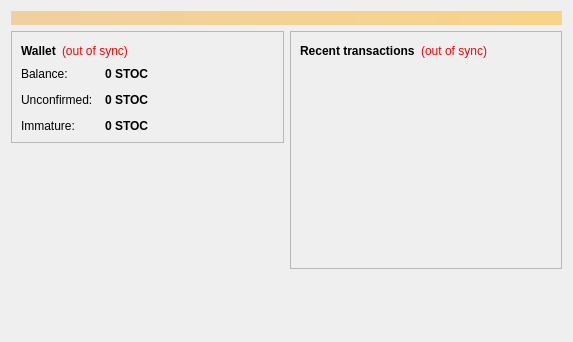
<?xml version="1.0" encoding="UTF-8"?>
<ui version="4.0">
 <class>OverviewPage</class>
 <widget class="QWidget" name="OverviewPage">
  <property name="geometry">
   <rect>
    <x>0</x>
    <y>0</y>
    <width>573</width>
    <height>342</height>
   </rect>
  </property>
  <property name="windowTitle">
   <string>Form</string>
  </property>
  <layout class="QVBoxLayout" name="topLayout">
   <item>
    <widget class="QLabel" name="labelAlerts">
     <property name="visible">
      <bool>false</bool>
     </property>
     <property name="styleSheet">
      <string notr="true">background-color: qlineargradient(x1: 0, y1: 0, x2: 1, y2: 0, stop:0 #F0D0A0, stop:1 #F8D488); color:#000000;</string>
     </property>
     <property name="wordWrap">
      <bool>true</bool>
     </property>
     <property name="margin">
      <number>3</number>
     </property>
    </widget>
   </item>
   <item>
    <layout class="QHBoxLayout" name="horizontalLayout" stretch="1,1">
     <item>
      <layout class="QVBoxLayout" name="verticalLayout_2">
       <item>
        <widget class="QFrame" name="frame">
         <property name="frameShape">
          <enum>QFrame::StyledPanel</enum>
         </property>
         <property name="frameShadow">
          <enum>QFrame::Raised</enum>
         </property>
         <layout class="QVBoxLayout" name="verticalLayout_4">
          <item>
           <layout class="QHBoxLayout" name="horizontalLayout_4">
            <item>
             <widget class="QLabel" name="label_5">
              <property name="font">
               <font>
                <weight>75</weight>
                <bold>true</bold>
               </font>
              </property>
              <property name="text">
               <string>Wallet</string>
              </property>
             </widget>
            </item>
            <item>
             <widget class="QLabel" name="labelWalletStatus">
              <property name="toolTip">
               <string>The displayed information may be out of date. Your wallet automatically synchronizes with the Satoshi network after a connection is established, but this process has not completed yet.</string>
              </property>
              <property name="styleSheet">
               <string notr="true">QLabel { color: red; }</string>
              </property>
              <property name="text">
               <string notr="true">(out of sync)</string>
              </property>
              <property name="alignment">
               <set>Qt::AlignLeading|Qt::AlignLeft|Qt::AlignVCenter</set>
              </property>
             </widget>
            </item>
            <item>
             <spacer name="horizontalSpacer_2">
              <property name="orientation">
               <enum>Qt::Horizontal</enum>
              </property>
              <property name="sizeHint" stdset="0">
               <size>
                <width>40</width>
                <height>20</height>
               </size>
              </property>
             </spacer>
            </item>
           </layout>
          </item>
          <item>
           <layout class="QFormLayout" name="formLayout_2">
            <property name="fieldGrowthPolicy">
             <enum>QFormLayout::AllNonFixedFieldsGrow</enum>
            </property>
            <property name="horizontalSpacing">
             <number>12</number>
            </property>
            <property name="verticalSpacing">
             <number>12</number>
            </property>
            <item row="0" column="0">
             <widget class="QLabel" name="label">
              <property name="text">
               <string>Balance:</string>
              </property>
             </widget>
            </item>
            <item row="0" column="1">
             <widget class="QLabel" name="labelBalance">
              <property name="font">
               <font>
                <weight>75</weight>
                <bold>true</bold>
               </font>
              </property>
              <property name="cursor">
               <cursorShape>IBeamCursor</cursorShape>
              </property>
              <property name="toolTip">
               <string>Your current balance</string>
              </property>
              <property name="text">
               <string notr="true">0 STOC</string>
              </property>
              <property name="textInteractionFlags">
               <set>Qt::LinksAccessibleByMouse|Qt::TextSelectableByKeyboard|Qt::TextSelectableByMouse</set>
              </property>
             </widget>
            </item>
            <item row="1" column="0">
             <widget class="QLabel" name="label_3">
              <property name="text">
               <string>Unconfirmed:</string>
              </property>
             </widget>
            </item>
            <item row="1" column="1">
             <widget class="QLabel" name="labelUnconfirmed">
              <property name="font">
               <font>
                <weight>75</weight>
                <bold>true</bold>
               </font>
              </property>
              <property name="cursor">
               <cursorShape>IBeamCursor</cursorShape>
              </property>
              <property name="toolTip">
               <string>Total of transactions that have yet to be confirmed, and do not yet count toward the current balance</string>
              </property>
              <property name="text">
               <string notr="true">0 STOC</string>
              </property>
              <property name="textInteractionFlags">
               <set>Qt::LinksAccessibleByMouse|Qt::TextSelectableByKeyboard|Qt::TextSelectableByMouse</set>
              </property>
             </widget>
            </item>
            <item row="2" column="0">
             <widget class="QLabel" name="labelImmatureText">
              <property name="text">
               <string>Immature:</string>
              </property>
             </widget>
            </item>
            <item row="2" column="1">
             <widget class="QLabel" name="labelImmature">
              <property name="font">
               <font>
                <weight>75</weight>
                <bold>true</bold>
               </font>
              </property>
              <property name="toolTip">
               <string>Mined balance that has not yet matured</string>
              </property>
              <property name="text">
               <string notr="true">0 STOC</string>
              </property>
              <property name="textInteractionFlags">
               <set>Qt::LinksAccessibleByMouse|Qt::TextSelectableByKeyboard|Qt::TextSelectableByMouse</set>
              </property>
             </widget>
            </item>
           </layout>
          </item>
         </layout>
        </widget>
       </item>
       <item>
        <spacer name="verticalSpacer">
         <property name="orientation">
          <enum>Qt::Vertical</enum>
         </property>
         <property name="sizeHint" stdset="0">
          <size>
           <width>20</width>
           <height>40</height>
          </size>
         </property>
        </spacer>
       </item>
      </layout>
     </item>
     <item>
      <layout class="QVBoxLayout" name="verticalLayout_3">
       <item>
        <widget class="QFrame" name="frame_2">
         <property name="frameShape">
          <enum>QFrame::StyledPanel</enum>
         </property>
         <property name="frameShadow">
          <enum>QFrame::Raised</enum>
         </property>
         <layout class="QVBoxLayout" name="verticalLayout">
          <item>
           <layout class="QHBoxLayout" name="horizontalLayout_2">
            <item>
             <widget class="QLabel" name="label_4">
              <property name="text">
               <string>&lt;b&gt;Recent transactions&lt;/b&gt;</string>
              </property>
             </widget>
            </item>
            <item>
             <widget class="QLabel" name="labelTransactionsStatus">
              <property name="toolTip">
               <string>The displayed information may be out of date. Your wallet automatically synchronizes with the Satoshi network after a connection is established, but this process has not completed yet.</string>
              </property>
              <property name="styleSheet">
               <string notr="true">QLabel { color: red; }</string>
              </property>
              <property name="text">
               <string notr="true">(out of sync)</string>
              </property>
              <property name="alignment">
               <set>Qt::AlignRight|Qt::AlignTrailing|Qt::AlignVCenter</set>
              </property>
             </widget>
            </item>
            <item>
             <spacer name="horizontalSpacer">
              <property name="orientation">
               <enum>Qt::Horizontal</enum>
              </property>
              <property name="sizeHint" stdset="0">
               <size>
                <width>40</width>
                <height>20</height>
               </size>
              </property>
             </spacer>
            </item>
           </layout>
          </item>
          <item>
           <widget class="QListView" name="listTransactions">
            <property name="styleSheet">
             <string notr="true">QListView { background: transparent; }</string>
            </property>
            <property name="frameShape">
             <enum>QFrame::NoFrame</enum>
            </property>
            <property name="verticalScrollBarPolicy">
             <enum>Qt::ScrollBarAlwaysOff</enum>
            </property>
            <property name="horizontalScrollBarPolicy">
             <enum>Qt::ScrollBarAlwaysOff</enum>
            </property>
            <property name="selectionMode">
             <enum>QAbstractItemView::NoSelection</enum>
            </property>
           </widget>
          </item>
         </layout>
        </widget>
       </item>
       <item>
        <spacer name="verticalSpacer_2">
         <property name="orientation">
          <enum>Qt::Vertical</enum>
         </property>
         <property name="sizeHint" stdset="0">
          <size>
           <width>20</width>
           <height>40</height>
          </size>
         </property>
        </spacer>
       </item>
      </layout>
     </item>
    </layout>
   </item>
  </layout>
 </widget>
 <resources/>
 <connections/>
</ui>
